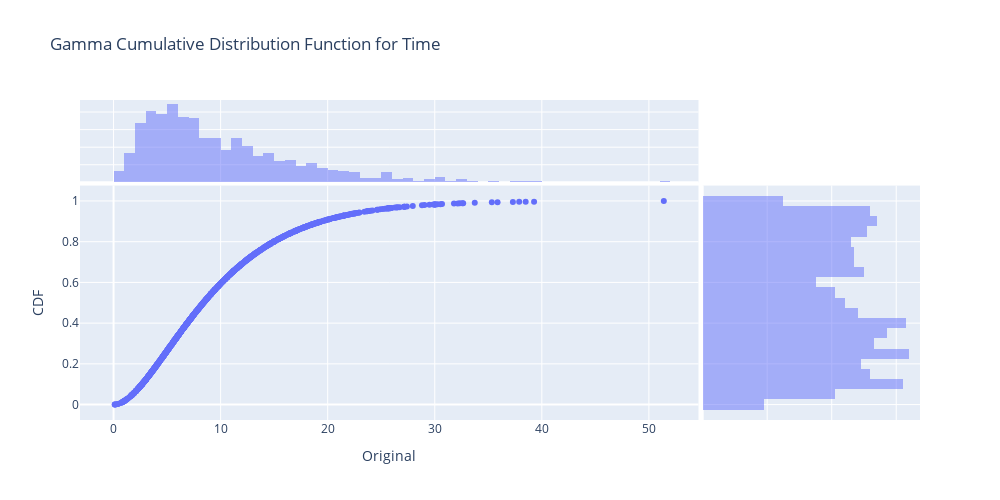

Write notebook code for a chart like this one.
### Markdown cell above
## Transforming distributions to make our lives easier

### Code cell
time_cdf =  pd.DataFrame(gamma.cdf(website_time.values, a = 2, scale=5))
time_cdf_vs_original = pd.concat([time_cdf, website_time], axis=1)
time_cdf_vs_original.columns = ['CDF', 'Original']

time_cdf_vs_original_plot = px.scatter(time_cdf_vs_original, x = 'Original', y='CDF', width=1000, height=500, title='Gamma Cumulative Distribution Function for Time',  marginal_x='histogram', marginal_y='histogram')
time_cdf_vs_original_plot.show()

### Figure 1 — Plotly figure (JSON) as saved in the notebook; plotly's stock layout.template omitted (floating-point values rounded to 4 significant figures; data arrays with more than 128 entries replaced by an {"elided": "..."} marker saying what was removed)
{"data": [{"hovertemplate": "Original=%{x}<br>CDF=%{y}<extra></extra>", "legendgroup": "", "marker": {"color": "#636efa", "symbol": "circle"}, "mode": "markers", "name": "", "orientation": "v", "showlegend": false, "type": "scatter", "x": {"elided": "1000 float values"}, "xaxis": "x", "y": {"elided": "1000 float values"}, "yaxis": "y"}, {"alignmentgroup": "True", "bingroup": "x", "hovertemplate": "Original=%{x}<br>count=%{y}<extra></extra>", "legendgroup": "", "marker": {"color": "#636efa"}, "name": "", "offsetgroup": "", "opacity": 0.5, "showlegend": false, "type": "histogram", "x": {"elided": "1000 float values"}, "xaxis": "x3", "yaxis": "y3"}, {"alignmentgroup": "True", "bingroup": "y", "hovertemplate": "CDF=%{y}<br>count=%{x}<extra></extra>", "legendgroup": "", "marker": {"color": "#636efa"}, "name": "", "offsetgroup": "", "opacity": 0.5, "showlegend": false, "type": "histogram", "xaxis": "x2", "y": {"elided": "1000 float values"}, "yaxis": "y2"}], "layout": {"barmode": "overlay", "height": 500, "legend": {"tracegroupgap": 0}, "title": {"text": "Gamma Cumulative Distribution Function for Time"}, "width": 1000, "xaxis": {"anchor": "y", "autorange": true, "domain": [0, 0.7363], "range": [-3.134, 54.63], "title": {"text": "Original"}, "type": "linear"}, "xaxis2": {"anchor": "y2", "autorange": true, "domain": [0.7413, 1], "matches": "x2", "range": [0, 67.37], "showgrid": true, "showline": false, "showticklabels": false, "ticks": ""}, "xaxis3": {"anchor": "y3", "autorange": true, "domain": [0, 0.7363], "matches": "x", "range": [-3.134, 54.63], "showgrid": true, "showticklabels": false, "type": "linear"}, "xaxis4": {"anchor": "y4", "domain": [0.7413, 1], "matches": "x2", "showgrid": true, "showline": false, "showticklabels": false, "ticks": ""}, "yaxis": {"anchor": "x", "autorange": true, "domain": [0, 0.7326], "range": [-0.07577, 1.076], "title": {"text": "CDF"}, "type": "linear"}, "yaxis2": {"anchor": "x2", "autorange": true, "domain": [0, 0.7326], "matches": "y", "range": [-0.07577, 1.076], "showgrid": true, "showticklabels": false, "type": "linear"}, "yaxis3": {"anchor": "x3", "autorange": true, "domain": [0.7426, 1], "matches": "y3", "range": [0, 93.68], "showgrid": true, "showline": false, "showticklabels": false, "ticks": ""}, "yaxis4": {"anchor": "x4", "domain": [0.7426, 1], "matches": "y3", "showgrid": true, "showline": false, "showticklabels": false, "ticks": ""}}}
